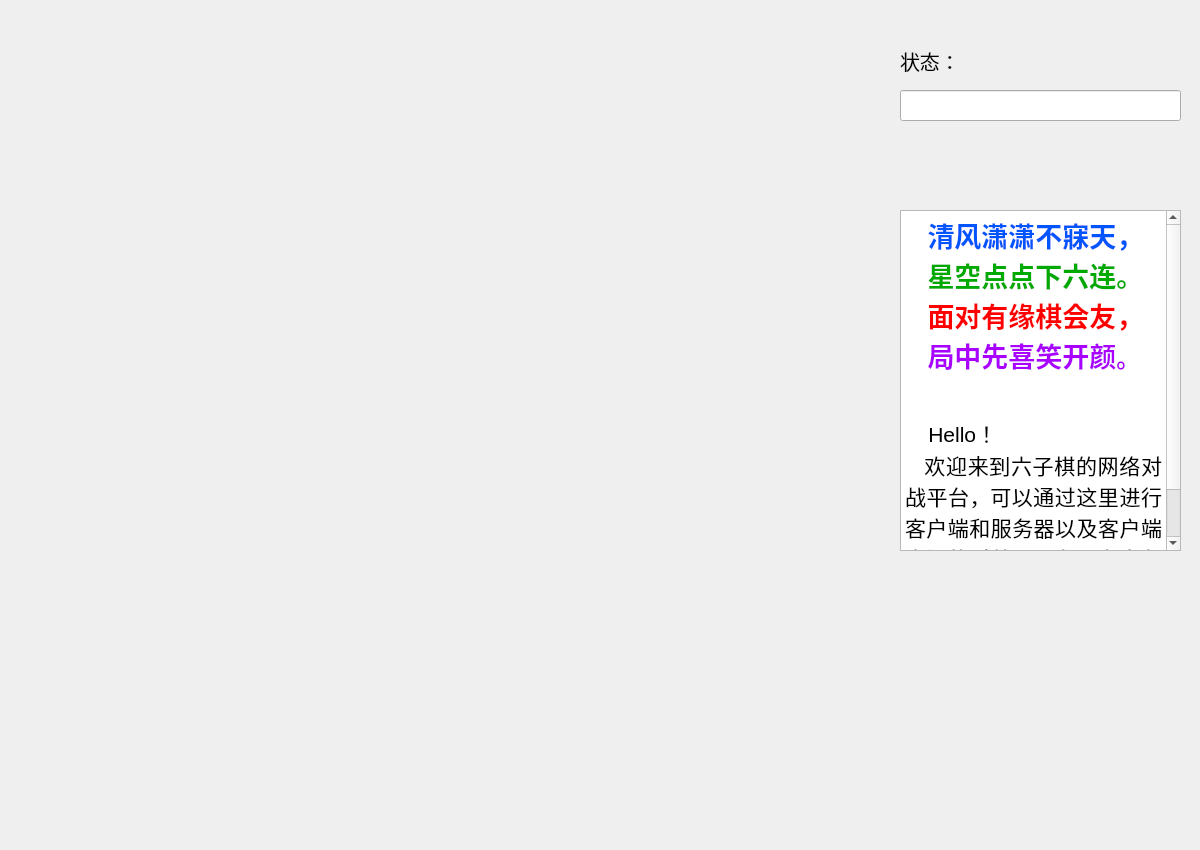
<?xml version="1.0" encoding="UTF-8"?>
<ui version="4.0">
 <class>chessClient</class>
 <widget class="QMainWindow" name="chessClient">
  <property name="geometry">
   <rect>
    <x>0</x>
    <y>0</y>
    <width>1200</width>
    <height>850</height>
   </rect>
  </property>
  <property name="windowTitle">
   <string>chessClient</string>
  </property>
  <widget class="QWidget" name="centralWidget">
   <widget class="QLabel" name="label">
    <property name="geometry">
     <rect>
      <x>900</x>
      <y>30</y>
      <width>101</width>
      <height>61</height>
     </rect>
    </property>
    <property name="font">
     <font>
      <pointsize>15</pointsize>
     </font>
    </property>
    <property name="text">
     <string>状态：</string>
    </property>
   </widget>
   <widget class="QLineEdit" name="lineEdit">
    <property name="geometry">
     <rect>
      <x>900</x>
      <y>90</y>
      <width>281</width>
      <height>31</height>
     </rect>
    </property>
    <property name="font">
     <font>
      <pointsize>15</pointsize>
     </font>
    </property>
   </widget>
   <widget class="QTextEdit" name="textEdit">
    <property name="geometry">
     <rect>
      <x>900</x>
      <y>210</y>
      <width>281</width>
      <height>341</height>
     </rect>
    </property>
    <property name="lineWidth">
     <number>3</number>
    </property>
    <property name="lineWrapMode">
     <enum>QTextEdit::WidgetWidth</enum>
    </property>
    <property name="readOnly">
     <bool>true</bool>
    </property>
    <property name="html">
     <string>&lt;!DOCTYPE HTML PUBLIC &quot;-//W3C//DTD HTML 4.0//EN&quot; &quot;http://www.w3.org/TR/REC-html40/strict.dtd&quot;&gt;
&lt;html&gt;&lt;head&gt;&lt;meta name=&quot;qrichtext&quot; content=&quot;1&quot; /&gt;&lt;style type=&quot;text/css&quot;&gt;
p, li { white-space: pre-wrap; }
&lt;/style&gt;&lt;/head&gt;&lt;body style=&quot; font-family:'SimSun'; font-size:9pt; font-weight:400; font-style:normal;&quot;&gt;
&lt;p align=&quot;justify&quot; style=&quot; margin-top:0px; margin-bottom:0px; margin-left:0px; margin-right:0px; -qt-block-indent:0; text-indent:0px;&quot;&gt;&lt;span style=&quot; font-size:20pt; font-weight:600;&quot;&gt;   &lt;/span&gt;&lt;span style=&quot; font-size:20pt; font-weight:600; color:#0055ff;&quot;&gt;清风潇潇不寐天，&lt;/span&gt;&lt;/p&gt;
&lt;p align=&quot;justify&quot; style=&quot; margin-top:0px; margin-bottom:0px; margin-left:0px; margin-right:0px; -qt-block-indent:0; text-indent:0px;&quot;&gt;&lt;span style=&quot; font-size:20pt; font-weight:600;&quot;&gt;   &lt;/span&gt;&lt;span style=&quot; font-size:20pt; font-weight:600; color:#00aa00;&quot;&gt;星空点点下六连。&lt;/span&gt;&lt;/p&gt;
&lt;p align=&quot;justify&quot; style=&quot; margin-top:0px; margin-bottom:0px; margin-left:0px; margin-right:0px; -qt-block-indent:0; text-indent:0px;&quot;&gt;&lt;span style=&quot; font-size:20pt; font-weight:600;&quot;&gt;   &lt;/span&gt;&lt;span style=&quot; font-size:20pt; font-weight:600; color:#ff0000;&quot;&gt;面对有缘棋会友，&lt;/span&gt;&lt;/p&gt;
&lt;p align=&quot;justify&quot; style=&quot; margin-top:0px; margin-bottom:0px; margin-left:0px; margin-right:0px; -qt-block-indent:0; text-indent:0px;&quot;&gt;&lt;span style=&quot; font-size:20pt; font-weight:600;&quot;&gt;   &lt;/span&gt;&lt;span style=&quot; font-size:20pt; font-weight:600; color:#aa00ff;&quot;&gt;局中先喜笑开颜&lt;/span&gt;&lt;span style=&quot; font-size:18pt; font-weight:600; color:#aa00ff;&quot;&gt;。&lt;/span&gt;&lt;/p&gt;
&lt;p align=&quot;justify&quot; style=&quot;-qt-paragraph-type:empty; margin-top:0px; margin-bottom:0px; margin-left:0px; margin-right:0px; -qt-block-indent:0; text-indent:0px;&quot;&gt;&lt;br /&gt;&lt;/p&gt;
&lt;p align=&quot;justify&quot; style=&quot;-qt-paragraph-type:empty; margin-top:0px; margin-bottom:0px; margin-left:0px; margin-right:0px; -qt-block-indent:0; text-indent:0px;&quot;&gt;&lt;br /&gt;&lt;/p&gt;
&lt;p align=&quot;justify&quot; style=&quot;-qt-paragraph-type:empty; margin-top:0px; margin-bottom:0px; margin-left:0px; margin-right:0px; -qt-block-indent:0; text-indent:0px;&quot;&gt;&lt;br /&gt;&lt;/p&gt;
&lt;p align=&quot;justify&quot; style=&quot; margin-top:0px; margin-bottom:0px; margin-left:0px; margin-right:0px; -qt-block-indent:0; text-indent:0px;&quot;&gt;&lt;span style=&quot; font-size:16pt;&quot;&gt;    Hello！&lt;/span&gt;&lt;/p&gt;
&lt;p align=&quot;justify&quot; style=&quot; margin-top:0px; margin-bottom:0px; margin-left:0px; margin-right:0px; -qt-block-indent:0; text-indent:0px;&quot;&gt;&lt;span style=&quot; font-size:16pt;&quot;&gt;   欢迎来到六子棋的网络对战平台，可以通过这里进行客户端和服务器以及客户端之间的对战，服务器为白色方，客户端为黑色方。&lt;/span&gt;&lt;/p&gt;&lt;/body&gt;&lt;/html&gt;</string>
    </property>
   </widget>
  </widget>
  <widget class="QMenuBar" name="menuBar">
   <property name="geometry">
    <rect>
     <x>0</x>
     <y>0</y>
     <width>1200</width>
     <height>23</height>
    </rect>
   </property>
  </widget>
 </widget>
 <layoutdefault spacing="6" margin="11"/>
 <resources/>
 <connections/>
</ui>
